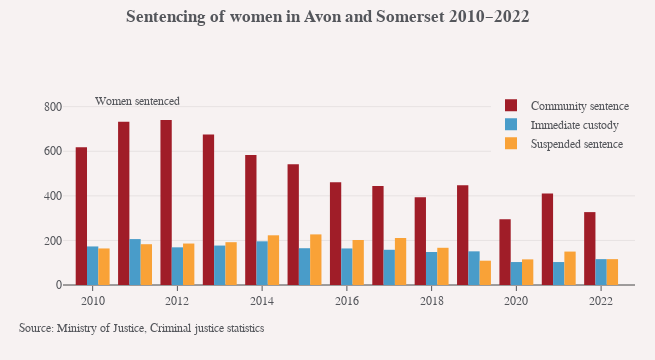
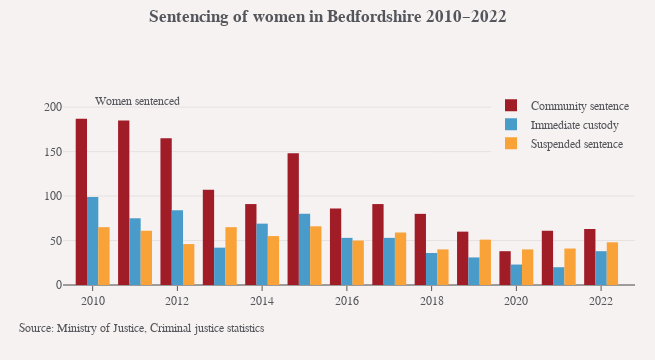
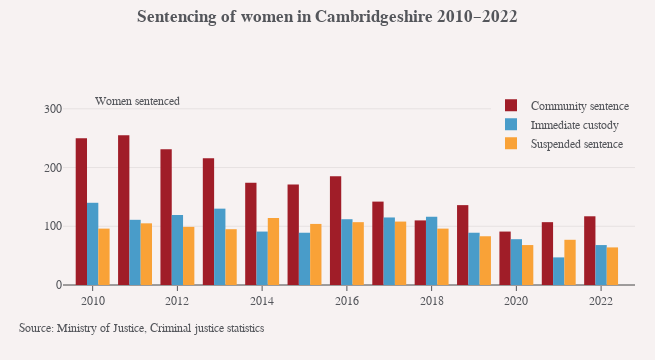
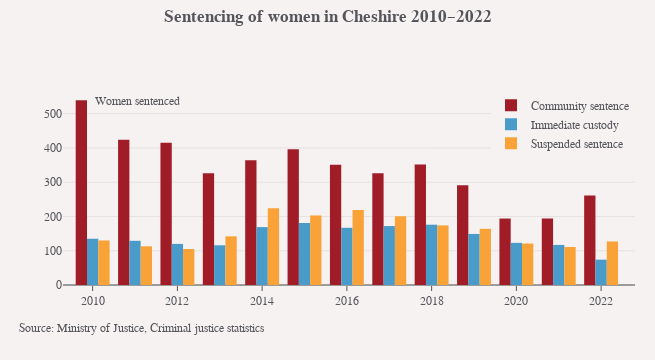

Notebook source saved alongside these figures, in order:
### Code cell
for pfa in df['pfa'].unique():
    pfa_df = df[df["pfa"] == pfa]
    trace_list = [] # Need to empty my trace_list with every loop through each PFA so that charts are plotted separately
    fig = go.Figure() # Need to also instantiate the figure with every loop in order to clear fig.data values

    for i in pfa_df["outcome"].unique():  # Creating a for loop to extract unique values from the dataframe and make traces
        pfa_df_outcome = pfa_df[pfa_df["outcome"] == i]
        
        
        trace = go.Bar(
            x=pfa_df_outcome["year"],
            y=pfa_df_outcome["freq"],
            name=str(pfa_df_outcome["outcome"].iloc[0]),
            customdata=pfa_df_outcome["outcome"].str.lower(),
            hovertemplate="%{y} %{customdata}<extra></extra>",
        )

        trace_list.append(trace)

    fig.add_traces(trace_list)

    ## Chart title
    title = textwrap.wrap(f'<b>Sentencing of women in {pfa_df_outcome["pfa"].iloc[0]} 2010–2022</b>', width=60)

    fig.update_layout(
        margin=dict(l=63, b=75, r=20),
        barmode="group",
        title="<br>".join(title),
        title_y=0.94,
        title_yanchor="bottom",
        yaxis_title="",
        yaxis_tick0=0,
        yaxis_tickformat=",.0f",
        xaxis_showgrid=False,
        xaxis_tickcolor="#54565B",
        xaxis_dtick=2,
        xaxis_tick0=2010,
        showlegend=True,
        hovermode="x",
        modebar_activecolor="#A01D28",
        width=655,
        height=360,
    )

    fig.update_layout(legend=dict(
        yanchor="top",
        y=1.05,
        xanchor="right",
        x=1,
    ))

    ## Chart annotations
    annotations = []

    # # Adding source label
    source = prt_theme.sourceAnnotation("Ministry of Justice, Criminal justice statistics", annotations)

    # Adding y-axis label
    annotations.append(
        dict(
            xref="x",
            yref="paper",
            x=pfa_df_outcome["year"].iloc[0],
            y=1.04,
            align="left",
            xanchor="left",
            showarrow=False,
            text="Women sentenced",
            font_size=12,
        )
    )

    # Adding annotations to layout
    fig.update_layout(annotations=annotations)


    ## Setting chart axis ranges
    max_y_val = 0
    for i in range(len(fig.data)):
        max_trace = (fig.data[i].y).max()
        if max_trace > max_y_val:
            max_y_val = max_trace

    y_intervals = [52, 103, 208, 315, 420, 540, 640, 830, 909, 1550, 2080, 3100]
    y_max_idx = min(range(len(y_intervals)), key = lambda i: abs(y_intervals[i]-max_y_val))
    if y_intervals[y_max_idx] <= max_y_val:
        y_max = y_intervals[y_max_idx + 1]
    else: 
        y_max = y_intervals[y_max_idx]

    
    fig.update_yaxes(range=[0, y_max])
    fig.update_xaxes(range=[2009.3, 2022.8])

    fig.show()

    ## Exporting to static image

    # Save results to ../reports/figures/cust_comm_sus_sent, generate if does not exist.
    export_path = Path.joinpath(Path.cwd(), f"{config['data']['outPath']}", "cust_comm_sus_sent")
    export_path.mkdir(parents=True, exist_ok=True) #generate if does not exist

    # Setting filename variable and full path

    filename = str(pfa_df_outcome["pfa"].iloc[0])
    export_eps_path = Path.joinpath(export_path, f'{filename}' + '.eps')

    # fig.write_image(export_eps_path)

### Figure 1 — Plotly figure (JSON) as saved in the notebook; plotly's stock layout.template omitted (floating-point values rounded to 4 significant figures)
{"data": [{"customdata": ["community sentence", "community sentence", "community sentence", "community sentence", "community sentence", "community sentence", "community sentence", "community sentence", "community sentence", "community sentence", "community sentence", "community sentence", "community sentence"], "hovertemplate": "%{y} %{customdata}<extra></extra>", "name": "Community sentence", "type": "bar", "x": [2010, 2011, 2012, 2013, 2014, 2015, 2016, 2017, 2018, 2019, 2020, 2021, 2022], "y": [618, 732, 740, 675, 583, 542, 461, 444, 394, 447, 295, 411, 327]}, {"customdata": ["immediate custody", "immediate custody", "immediate custody", "immediate custody", "immediate custody", "immediate custody", "immediate custody", "immediate custody", "immediate custody", "immediate custody", "immediate custody", "immediate custody", "immediate custody"], "hovertemplate": "%{y} %{customdata}<extra></extra>", "name": "Immediate custody", "type": "bar", "x": [2010, 2011, 2012, 2013, 2014, 2015, 2016, 2017, 2018, 2019, 2020, 2021, 2022], "y": [173, 206, 169, 177, 196, 165, 164, 158, 148, 151, 103, 103, 116]}, {"customdata": ["suspended sentence", "suspended sentence", "suspended sentence", "suspended sentence", "suspended sentence", "suspended sentence", "suspended sentence", "suspended sentence", "suspended sentence", "suspended sentence", "suspended sentence", "suspended sentence", "suspended sentence"], "hovertemplate": "%{y} %{customdata}<extra></extra>", "name": "Suspended sentence", "type": "bar", "x": [2010, 2011, 2012, 2013, 2014, 2015, 2016, 2017, 2018, 2019, 2020, 2021, 2022], "y": [164, 183, 186, 192, 223, 227, 202, 211, 167, 109, 115, 150, 116]}], "layout": {"annotations": [{"font": {"size": 12}, "showarrow": false, "text": "Source: Ministry of Justice, Criminal justice statistics", "x": -0.08, "xanchor": "left", "xref": "paper", "y": -0.19, "yanchor": "top", "yref": "paper"}, {"align": "left", "font": {"size": 12}, "showarrow": false, "text": "Women sentenced", "x": 2010, "xanchor": "left", "xref": "x", "y": 1.04, "yref": "paper"}], "barmode": "group", "height": 360, "hovermode": "x", "legend": {"x": 1, "xanchor": "right", "y": 1.05, "yanchor": "top"}, "margin": {"b": 75, "l": 63, "r": 20}, "modebar": {"activecolor": "#A01D28"}, "showlegend": true, "title": {"text": "<b>Sentencing of women in Avon and Somerset 2010–2022</b>", "y": 0.94, "yanchor": "bottom"}, "width": 655, "xaxis": {"dtick": 2, "range": [2009.0, 2023.0], "showgrid": false, "tick0": 2010, "tickcolor": "#54565B"}, "yaxis": {"range": [0, 830], "tick0": 0, "tickformat": ",.0f", "title": {"text": ""}}}}

### Figure 2 — Plotly figure (JSON) as saved in the notebook; plotly's stock layout.template omitted (floating-point values rounded to 4 significant figures)
{"data": [{"customdata": ["community sentence", "community sentence", "community sentence", "community sentence", "community sentence", "community sentence", "community sentence", "community sentence", "community sentence", "community sentence", "community sentence", "community sentence", "community sentence"], "hovertemplate": "%{y} %{customdata}<extra></extra>", "name": "Community sentence", "type": "bar", "x": [2010, 2011, 2012, 2013, 2014, 2015, 2016, 2017, 2018, 2019, 2020, 2021, 2022], "y": [187, 185, 165, 107, 91, 148, 86, 91, 80, 60, 38, 61, 63]}, {"customdata": ["immediate custody", "immediate custody", "immediate custody", "immediate custody", "immediate custody", "immediate custody", "immediate custody", "immediate custody", "immediate custody", "immediate custody", "immediate custody", "immediate custody", "immediate custody"], "hovertemplate": "%{y} %{customdata}<extra></extra>", "name": "Immediate custody", "type": "bar", "x": [2010, 2011, 2012, 2013, 2014, 2015, 2016, 2017, 2018, 2019, 2020, 2021, 2022], "y": [99, 75, 84, 42, 69, 80, 53, 53, 36, 31, 23, 20, 38]}, {"customdata": ["suspended sentence", "suspended sentence", "suspended sentence", "suspended sentence", "suspended sentence", "suspended sentence", "suspended sentence", "suspended sentence", "suspended sentence", "suspended sentence", "suspended sentence", "suspended sentence", "suspended sentence"], "hovertemplate": "%{y} %{customdata}<extra></extra>", "name": "Suspended sentence", "type": "bar", "x": [2010, 2011, 2012, 2013, 2014, 2015, 2016, 2017, 2018, 2019, 2020, 2021, 2022], "y": [65, 61, 46, 65, 55, 66, 50, 59, 40, 51, 40, 41, 48]}], "layout": {"annotations": [{"font": {"size": 12}, "showarrow": false, "text": "Source: Ministry of Justice, Criminal justice statistics", "x": -0.08, "xanchor": "left", "xref": "paper", "y": -0.19, "yanchor": "top", "yref": "paper"}, {"align": "left", "font": {"size": 12}, "showarrow": false, "text": "Women sentenced", "x": 2010, "xanchor": "left", "xref": "x", "y": 1.04, "yref": "paper"}], "barmode": "group", "height": 360, "hovermode": "x", "legend": {"x": 1, "xanchor": "right", "y": 1.05, "yanchor": "top"}, "margin": {"b": 75, "l": 63, "r": 20}, "modebar": {"activecolor": "#A01D28"}, "showlegend": true, "title": {"text": "<b>Sentencing of women in Bedfordshire 2010–2022</b>", "y": 0.94, "yanchor": "bottom"}, "width": 655, "xaxis": {"dtick": 2, "range": [2009.0, 2023.0], "showgrid": false, "tick0": 2010, "tickcolor": "#54565B"}, "yaxis": {"range": [0, 208], "tick0": 0, "tickformat": ",.0f", "title": {"text": ""}}}}

### Figure 3 — Plotly figure (JSON) as saved in the notebook; plotly's stock layout.template omitted (floating-point values rounded to 4 significant figures)
{"data": [{"customdata": ["community sentence", "community sentence", "community sentence", "community sentence", "community sentence", "community sentence", "community sentence", "community sentence", "community sentence", "community sentence", "community sentence", "community sentence", "community sentence"], "hovertemplate": "%{y} %{customdata}<extra></extra>", "name": "Community sentence", "type": "bar", "x": [2010, 2011, 2012, 2013, 2014, 2015, 2016, 2017, 2018, 2019, 2020, 2021, 2022], "y": [250, 255, 231, 216, 174, 171, 185, 142, 110, 136, 91, 107, 117]}, {"customdata": ["immediate custody", "immediate custody", "immediate custody", "immediate custody", "immediate custody", "immediate custody", "immediate custody", "immediate custody", "immediate custody", "immediate custody", "immediate custody", "immediate custody", "immediate custody"], "hovertemplate": "%{y} %{customdata}<extra></extra>", "name": "Immediate custody", "type": "bar", "x": [2010, 2011, 2012, 2013, 2014, 2015, 2016, 2017, 2018, 2019, 2020, 2021, 2022], "y": [140, 111, 119, 130, 91, 89, 112, 115, 116, 89, 78, 47, 68]}, {"customdata": ["suspended sentence", "suspended sentence", "suspended sentence", "suspended sentence", "suspended sentence", "suspended sentence", "suspended sentence", "suspended sentence", "suspended sentence", "suspended sentence", "suspended sentence", "suspended sentence", "suspended sentence"], "hovertemplate": "%{y} %{customdata}<extra></extra>", "name": "Suspended sentence", "type": "bar", "x": [2010, 2011, 2012, 2013, 2014, 2015, 2016, 2017, 2018, 2019, 2020, 2021, 2022], "y": [96, 105, 99, 95, 114, 104, 107, 108, 96, 83, 68, 77, 64]}], "layout": {"annotations": [{"font": {"size": 12}, "showarrow": false, "text": "Source: Ministry of Justice, Criminal justice statistics", "x": -0.08, "xanchor": "left", "xref": "paper", "y": -0.19, "yanchor": "top", "yref": "paper"}, {"align": "left", "font": {"size": 12}, "showarrow": false, "text": "Women sentenced", "x": 2010, "xanchor": "left", "xref": "x", "y": 1.04, "yref": "paper"}], "barmode": "group", "height": 360, "hovermode": "x", "legend": {"x": 1, "xanchor": "right", "y": 1.05, "yanchor": "top"}, "margin": {"b": 75, "l": 63, "r": 20}, "modebar": {"activecolor": "#A01D28"}, "showlegend": true, "title": {"text": "<b>Sentencing of women in Cambridgeshire 2010–2022</b>", "y": 0.94, "yanchor": "bottom"}, "width": 655, "xaxis": {"dtick": 2, "range": [2009.0, 2023.0], "showgrid": false, "tick0": 2010, "tickcolor": "#54565B"}, "yaxis": {"range": [0, 315], "tick0": 0, "tickformat": ",.0f", "title": {"text": ""}}}}

### Figure 4 — Plotly figure (JSON) as saved in the notebook; plotly's stock layout.template omitted (floating-point values rounded to 4 significant figures)
{"data": [{"customdata": ["community sentence", "community sentence", "community sentence", "community sentence", "community sentence", "community sentence", "community sentence", "community sentence", "community sentence", "community sentence", "community sentence", "community sentence", "community sentence"], "hovertemplate": "%{y} %{customdata}<extra></extra>", "name": "Community sentence", "type": "bar", "x": [2010, 2011, 2012, 2013, 2014, 2015, 2016, 2017, 2018, 2019, 2020, 2021, 2022], "y": [539, 424, 415, 326, 364, 396, 351, 326, 352, 291, 194, 194, 261]}, {"customdata": ["immediate custody", "immediate custody", "immediate custody", "immediate custody", "immediate custody", "immediate custody", "immediate custody", "immediate custody", "immediate custody", "immediate custody", "immediate custody", "immediate custody", "immediate custody"], "hovertemplate": "%{y} %{customdata}<extra></extra>", "name": "Immediate custody", "type": "bar", "x": [2010, 2011, 2012, 2013, 2014, 2015, 2016, 2017, 2018, 2019, 2020, 2021, 2022], "y": [135, 129, 120, 116, 169, 181, 167, 172, 176, 149, 123, 117, 74]}, {"customdata": ["suspended sentence", "suspended sentence", "suspended sentence", "suspended sentence", "suspended sentence", "suspended sentence", "suspended sentence", "suspended sentence", "suspended sentence", "suspended sentence", "suspended sentence", "suspended sentence", "suspended sentence"], "hovertemplate": "%{y} %{customdata}<extra></extra>", "name": "Suspended sentence", "type": "bar", "x": [2010, 2011, 2012, 2013, 2014, 2015, 2016, 2017, 2018, 2019, 2020, 2021, 2022], "y": [130, 113, 105, 142, 224, 203, 219, 201, 174, 164, 121, 111, 127]}], "layout": {"annotations": [{"font": {"size": 12}, "showarrow": false, "text": "Source: Ministry of Justice, Criminal justice statistics", "x": -0.08, "xanchor": "left", "xref": "paper", "y": -0.19, "yanchor": "top", "yref": "paper"}, {"align": "left", "font": {"size": 12}, "showarrow": false, "text": "Women sentenced", "x": 2010, "xanchor": "left", "xref": "x", "y": 1.04, "yref": "paper"}], "barmode": "group", "height": 360, "hovermode": "x", "legend": {"x": 1, "xanchor": "right", "y": 1.05, "yanchor": "top"}, "margin": {"b": 75, "l": 63, "r": 20}, "modebar": {"activecolor": "#A01D28"}, "showlegend": true, "title": {"text": "<b>Sentencing of women in Cheshire 2010–2022</b>", "y": 0.94, "yanchor": "bottom"}, "width": 655, "xaxis": {"dtick": 2, "range": [2009.0, 2023.0], "showgrid": false, "tick0": 2010, "tickcolor": "#54565B"}, "yaxis": {"range": [0, 540], "tick0": 0, "tickformat": ",.0f", "title": {"text": ""}}}}
